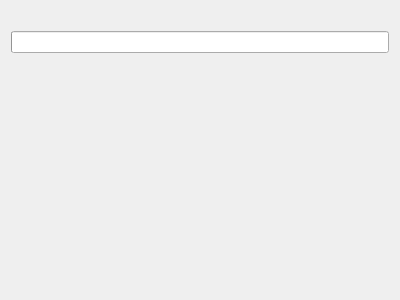
<?xml version="1.0" encoding="UTF-8"?>
<ui version="4.0">
 <class>CreateObjectsPage_q</class>
 <widget class="QWizardPage" name="CreateObjectsPage_q">
  <property name="geometry">
   <rect>
    <x>0</x>
    <y>0</y>
    <width>400</width>
    <height>300</height>
   </rect>
  </property>
  <property name="windowTitle">
   <string>WizardPage</string>
  </property>
  <property name="title">
   <string>Adding new objects to library</string>
  </property>
  <property name="subTitle">
   <string/>
  </property>
  <layout class="QGridLayout" name="gridLayout">
   <item row="0" column="0">
    <widget class="QLabel" name="textLabel1_4">
     <property name="text">
      <string/>
     </property>
     <property name="alignment">
      <set>Qt::AlignTop</set>
     </property>
     <property name="wordWrap">
      <bool>true</bool>
     </property>
    </widget>
   </item>
   <item row="1" column="0">
    <widget class="QProgressBar" name="progressBar">
     <property name="orientation">
      <enum>Qt::Horizontal</enum>
     </property>
    </widget>
   </item>
   <item row="2" column="0">
    <spacer name="spacer_3">
     <property name="orientation">
      <enum>Qt::Vertical</enum>
     </property>
     <property name="sizeType">
      <enum>QSizePolicy::Expanding</enum>
     </property>
     <property name="sizeHint" stdset="0">
      <size>
       <width>20</width>
       <height>228</height>
      </size>
     </property>
    </spacer>
   </item>
  </layout>
 </widget>
 <resources/>
 <connections/>
</ui>
